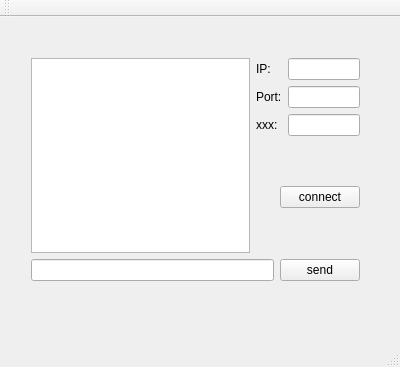
<?xml version="1.0" encoding="UTF-8"?>
<ui version="4.0">
 <class>MainWindow</class>
 <widget class="QMainWindow" name="MainWindow">
  <property name="geometry">
   <rect>
    <x>0</x>
    <y>0</y>
    <width>400</width>
    <height>367</height>
   </rect>
  </property>
  <property name="windowTitle">
   <string>MainWindow</string>
  </property>
  <widget class="QWidget" name="centralWidget">
   <widget class="QWidget" name="">
    <property name="geometry">
     <rect>
      <x>20</x>
      <y>30</y>
      <width>351</width>
      <height>245</height>
     </rect>
    </property>
    <layout class="QGridLayout" name="gridLayout_2">
     <item row="0" column="0" rowspan="4">
      <widget class="QTextEdit" name="textEdit"/>
     </item>
     <item row="0" column="1" colspan="2">
      <layout class="QGridLayout" name="gridLayout">
       <item row="0" column="0">
        <widget class="QLabel" name="label">
         <property name="text">
          <string>IP:</string>
         </property>
        </widget>
       </item>
       <item row="0" column="1">
        <widget class="QLineEdit" name="lineEdit_2"/>
       </item>
       <item row="1" column="0">
        <widget class="QLabel" name="label_2">
         <property name="text">
          <string>Port:</string>
         </property>
        </widget>
       </item>
       <item row="1" column="1">
        <widget class="QLineEdit" name="lineEdit_3"/>
       </item>
       <item row="2" column="0">
        <widget class="QLabel" name="label_3">
         <property name="text">
          <string>xxx:</string>
         </property>
        </widget>
       </item>
       <item row="2" column="1">
        <widget class="QLineEdit" name="lineEdit_4"/>
       </item>
      </layout>
     </item>
     <item row="1" column="2">
      <spacer name="verticalSpacer">
       <property name="orientation">
        <enum>Qt::Vertical</enum>
       </property>
       <property name="sizeHint" stdset="0">
        <size>
         <width>20</width>
         <height>40</height>
        </size>
       </property>
      </spacer>
     </item>
     <item row="2" column="2">
      <widget class="QPushButton" name="pushButton_2">
       <property name="text">
        <string>connect</string>
       </property>
      </widget>
     </item>
     <item row="3" column="2">
      <spacer name="verticalSpacer_2">
       <property name="orientation">
        <enum>Qt::Vertical</enum>
       </property>
       <property name="sizeHint" stdset="0">
        <size>
         <width>20</width>
         <height>40</height>
        </size>
       </property>
      </spacer>
     </item>
     <item row="4" column="0" colspan="2">
      <widget class="QLineEdit" name="lineEdit"/>
     </item>
     <item row="4" column="2">
      <widget class="QPushButton" name="pushButton">
       <property name="text">
        <string>send</string>
       </property>
      </widget>
     </item>
    </layout>
   </widget>
  </widget>
  <widget class="QMenuBar" name="menuBar">
   <property name="geometry">
    <rect>
     <x>0</x>
     <y>0</y>
     <width>400</width>
     <height>22</height>
    </rect>
   </property>
  </widget>
  <widget class="QToolBar" name="mainToolBar">
   <attribute name="toolBarArea">
    <enum>TopToolBarArea</enum>
   </attribute>
   <attribute name="toolBarBreak">
    <bool>false</bool>
   </attribute>
  </widget>
  <widget class="QStatusBar" name="statusBar"/>
 </widget>
 <layoutdefault spacing="6" margin="11"/>
 <resources/>
 <connections/>
</ui>
